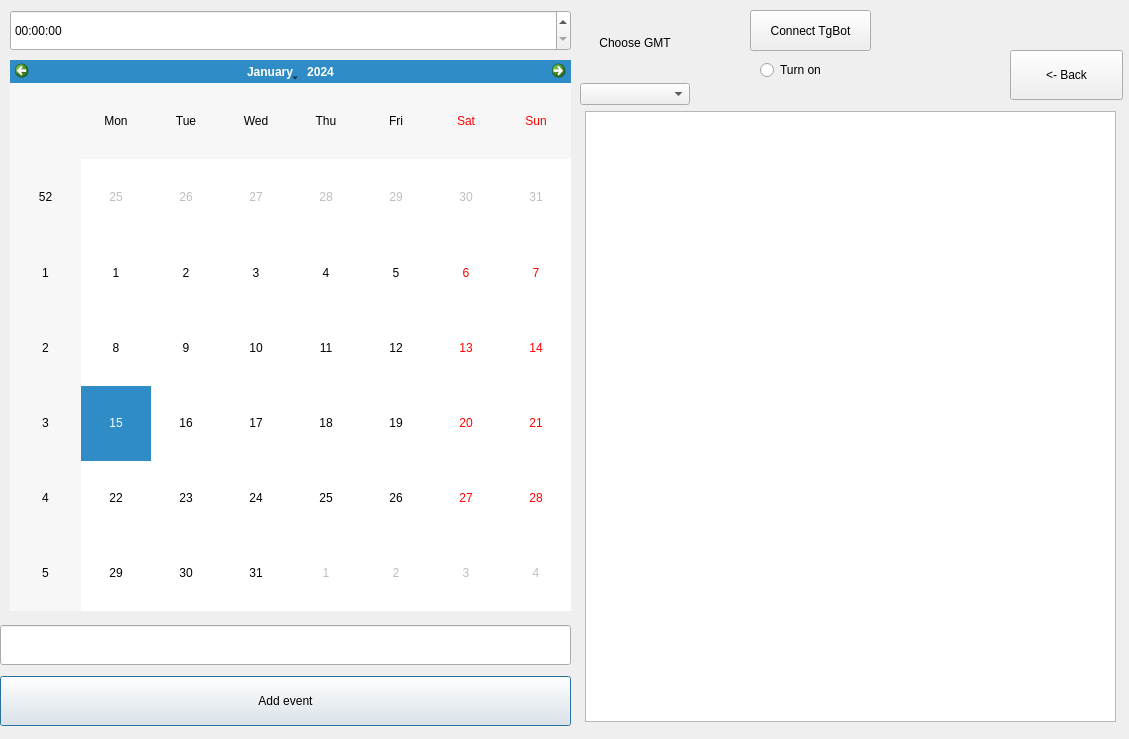
<?xml version="1.0" encoding="UTF-8"?>
<ui version="4.0">
 <class>CalendarNotes</class>
 <widget class="QDialog" name="CalendarNotes">
  <property name="geometry">
   <rect>
    <x>0</x>
    <y>0</y>
    <width>1129</width>
    <height>739</height>
   </rect>
  </property>
  <property name="windowTitle">
   <string>Dialog</string>
  </property>
  <widget class="QCalendarWidget" name="calendarWidget">
   <property name="geometry">
    <rect>
     <x>10</x>
     <y>60</y>
     <width>561</width>
     <height>551</height>
    </rect>
   </property>
  </widget>
  <widget class="QTimeEdit" name="timeEdit">
   <property name="geometry">
    <rect>
     <x>10</x>
     <y>10</y>
     <width>561</width>
     <height>41</height>
    </rect>
   </property>
  </widget>
  <widget class="QListWidget" name="listWidget">
   <property name="geometry">
    <rect>
     <x>585</x>
     <y>111</y>
     <width>531</width>
     <height>611</height>
    </rect>
   </property>
  </widget>
  <widget class="QWidget" name="layoutWidget">
   <property name="geometry">
    <rect>
     <x>0</x>
     <y>620</y>
     <width>571</width>
     <height>111</height>
    </rect>
   </property>
   <layout class="QVBoxLayout" name="verticalLayout">
    <item>
     <widget class="QLineEdit" name="event_lineEdit">
      <property name="minimumSize">
       <size>
        <width>0</width>
        <height>40</height>
       </size>
      </property>
     </widget>
    </item>
    <item>
     <widget class="QPushButton" name="add_event_button">
      <property name="minimumSize">
       <size>
        <width>0</width>
        <height>50</height>
       </size>
      </property>
      <property name="text">
       <string>Add event</string>
      </property>
     </widget>
    </item>
   </layout>
  </widget>
  <widget class="QPushButton" name="to_main_menu_button">
   <property name="geometry">
    <rect>
     <x>1010</x>
     <y>50</y>
     <width>113</width>
     <height>50</height>
    </rect>
   </property>
   <property name="minimumSize">
    <size>
     <width>0</width>
     <height>50</height>
    </size>
   </property>
   <property name="text">
    <string>&lt;- Back</string>
   </property>
  </widget>
  <widget class="QPushButton" name="connect_tg_bot_button">
   <property name="geometry">
    <rect>
     <x>750</x>
     <y>10</y>
     <width>121</width>
     <height>41</height>
    </rect>
   </property>
   <property name="text">
    <string>Connect TgBot</string>
   </property>
  </widget>
  <widget class="QRadioButton" name="turn_on_radioButton">
   <property name="geometry">
    <rect>
     <x>760</x>
     <y>60</y>
     <width>111</width>
     <height>20</height>
    </rect>
   </property>
   <property name="text">
    <string>Turn on</string>
   </property>
  </widget>
  <widget class="QWidget" name="layoutWidget">
   <property name="geometry">
    <rect>
     <x>580</x>
     <y>10</y>
     <width>110</width>
     <height>95</height>
    </rect>
   </property>
   <layout class="QVBoxLayout" name="verticalLayout_2">
    <item>
     <widget class="QLabel" name="choose_utc_label">
      <property name="text">
       <string>&lt;html&gt;&lt;head/&gt;&lt;body&gt;&lt;p align=&quot;center&quot;&gt;Choose GMT&lt;/p&gt;&lt;/body&gt;&lt;/html&gt;</string>
      </property>
     </widget>
    </item>
    <item>
     <widget class="QComboBox" name="comboBox"/>
    </item>
   </layout>
  </widget>
 </widget>
 <resources/>
 <connections/>
</ui>
